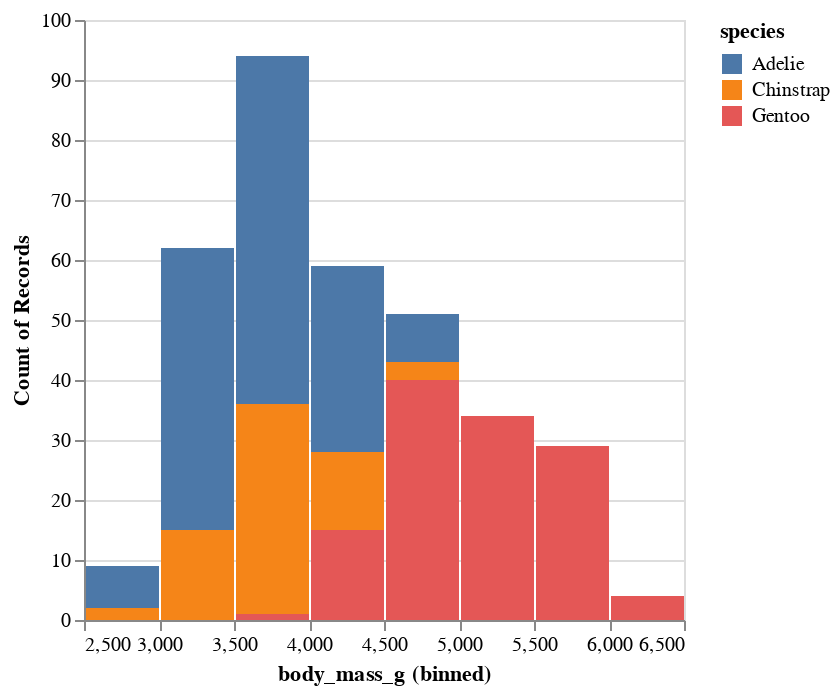

The notebook cell saved with this chart:
### Markdown cell above
Create a visualization:

### Code cell
alt.Chart(penguins).mark_bar().encode(
    x=alt.X("body_mass_g:Q", bin=True),
    y="count()",
    color="species"
).interactive()

### Figure 1 — Vega-Lite specification as saved in the notebook (floating-point values rounded to 4 significant figures; data arrays with more than 128 entries replaced by an {"elided": "..."} marker saying what was removed)
{"config": {"view": {"continuousWidth": 300, "continuousHeight": 300}}, "data": {"name": "data-ebdb1698fb1e56f1840a60b2fbae4239"}, "mark": {"type": "bar"}, "encoding": {"color": {"field": "species", "type": "nominal"}, "x": {"bin": true, "field": "body_mass_g", "type": "quantitative"}, "y": {"aggregate": "count", "type": "quantitative"}}, "params": [{"name": "param_1", "select": {"type": "interval", "encodings": ["x", "y"]}, "bind": "scales"}], "$schema": "https://vega.github.io/schema/vega-lite/v5.20.1.json", "datasets": {"data-ebdb1698fb1e56f1840a60b2fbae4239": {"elided": "344 records"}}}
